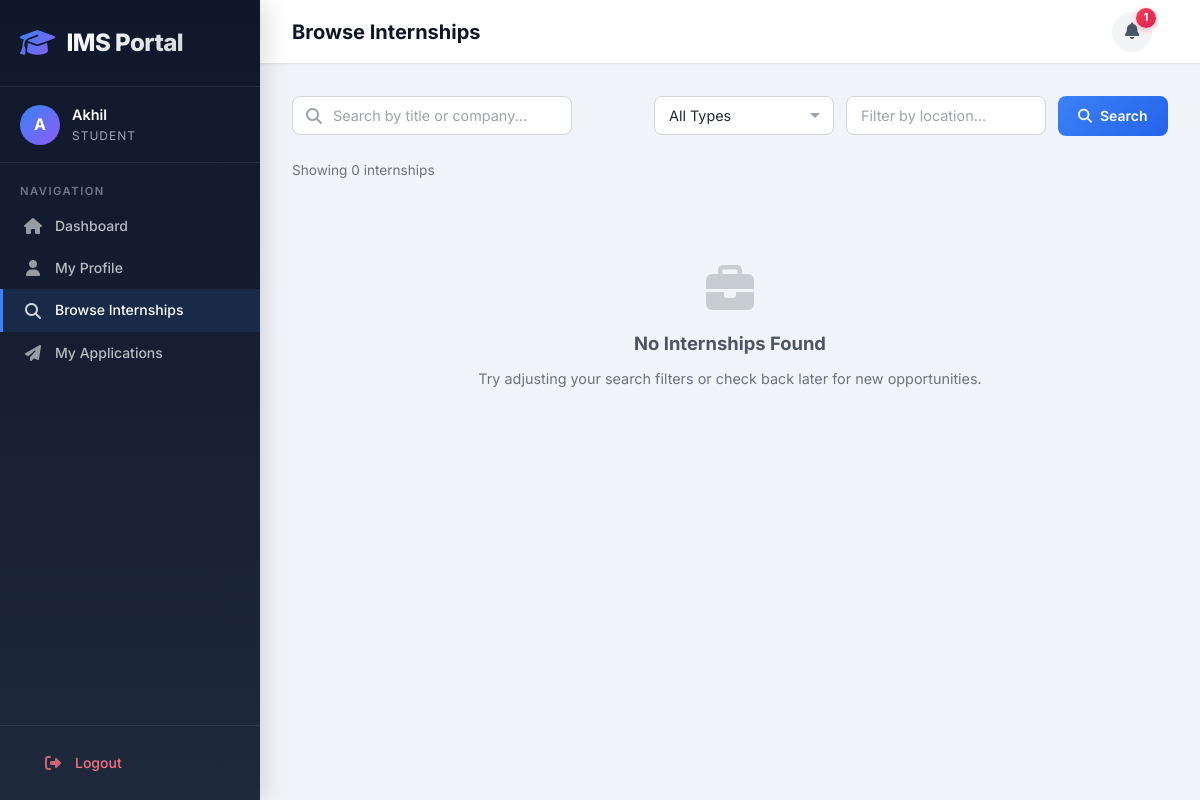
The page /students/internships/ (signed in) on the database its author committed.
### accounts/models.py (models this page shows, shortened)
class User(AbstractUser):
    ROLE_CHOICES = (
        ('admin', 'Admin'),
        ('student', 'Student'),
        ('company', 'Company'),
    )
    email = models.EmailField(unique=True)
    role = models.CharField(max_length=10, choices=ROLE_CHOICES)
    objects = CustomUserManager()
    REQUIRED_FIELDS = ['email']
    @property
    def is_admin(self):
        return self.role == 'admin'
    @property
    def is_student(self):
        return self.role == 'student'

### students/views.py (the view)
# urls.py: path('internships/', views.browse_internships, name='browse_internships'),
@login_required
@student_required
def browse_internships(request):
    internships = Internship.objects.filter(is_approved=True, is_active=True, application_deadline__gte=date.today(), company__is_verified=True).order_by('-created_at')
    q = request.GET.get('q', '')
    type_filter = request.GET.get('type', '')
    location = request.GET.get('location', '')
    if q:
        internships = internships.filter(Q(title__icontains=q) | Q(company__company_name__icontains=q))
    if type_filter:
        internships = internships.filter(internship_type=type_filter)
    if location:
        internships = internships.filter(location__icontains=location)
    context = {
        'internships': internships,
        'search_query': q,
        'selected_type': type_filter,
        'selected_location': location,
    }
    return render(request, 'students/browse_internships.html', context)

### students/context_processors.py (called while the page is built)
def unread_notifications_count(request):
    if request.user.is_authenticated and request.user.is_student:
        count = request.user.notifications.filter(is_read=False).count()
        return {'unread_notifications_count': count}
    return {'unread_notifications_count': 0}

### templates/students/browse_internships.html (shortened to what this page needs)
{% extends 'base.html' %}
{% block page_title %}Browse Internships{% endblock %}
{% block content %}
<form method="GET" class="filter-bar">
    <div class="search-input-wrapper">
        <i class="fas fa-search"></i>
        <input type="text" name="q" class="form-control" placeholder="Search by title or company..." value="{{ search_query|default:'' }}">
    </div>
    <select name="type" class="form-control">
        <option value="">All Types</option>
    </select>
    <input type="text" name="location" class="form-control" placeholder="Filter by location..." value="{{ selected_location|default:'' }}" style="max-width: 200px;">
    <button type="submit" class="btn btn-primary"><i class="fas fa-search"></i> Search</button>
</form>
<p class="text-muted text-sm mb-3">Showing {{ internships|length }} internship{{ internships|length|pluralize }}</p>
{% if internships %}
<div class="internship-grid">
    {% for internship in internships %}
    <div class="internship-card">
        <div class="internship-card-header">
            <div class="internship-card-logo">
                {% if internship.company.logo %}
                <img src="{{ internship.company.logo.url }}" alt="{{ internship.company.company_name }}">
                {% else %}
                <i class="fas fa-building"></i>
                {% endif %}
            </div>
            <div>
                <div class="internship-card-title">{{ internship.title }}</div>
                <div class="internship-card-company">{{ internship.company.company_name }}</div>
            </div>
        </div>
        <div class="internship-card-meta">
            <span><i class="fas fa-map-marker-alt"></i> {{ internship.location }}</span>
            <span><span class="badge badge-{{ internship.internship_type }}">{{ internship.get_internship_type_display }}</span></span>
            <span><i class="fas fa-clock"></i> {{ internship.duration }}</span>
        </div>
        <div class="internship-card-footer">
            {% if internship.stipend %}
            <span class="internship-stipend"><i class="fas fa-indian-rupee-sign"></i> {{ internship.stipend }}/month</span>
            {% else %}
            <span class="text-muted text-sm">Unpaid</span>
            {% endif %}
            <a href="{% url 'students:internship_detail' internship.pk %}" class="btn btn-sm btn-primary">View Details</a>
        </div>
    </div>
    {% endfor %}
</div>
{% else %}
<div class="empty-state">
    <i class="fas fa-briefcase"></i>
    <h3>No Internships Found</h3>
    <p>Try adjusting your search filters or check back later for new opportunities.</p>
</div>
{% endif %}
{% endblock %}

### templates/base.html (shortened to what this page needs)
{% load static %}
<!DOCTYPE html>
<html lang="en">
<head>
    <link rel="stylesheet" href="https://cdnjs.cloudflare.com/ajax/libs/font-awesome/6.5.1/css/all.min.css">
    <link rel="stylesheet" href="{% static 'css/style.css' %}">
</head>
<body>
    {% if user.is_authenticated %}
    <div class="app-layout">
        <aside class="sidebar">
            <div class="sidebar-header">
                <div class="sidebar-logo">
                    <i class="fas fa-graduation-cap"></i>
                    <span>IMS Portal</span>
                </div>
            </div>
            <div class="sidebar-user">
                <div class="sidebar-user-info">
                    <div class="sidebar-user-avatar">{{ user.username|make_list|first|upper }}</div>
                    <div class="sidebar-user-details">
                        <div class="sidebar-username">{{ user.username }}</div>
                        <div class="sidebar-role">{{ user.get_role_display }}</div>
                    </div>
                </div>
            </div>
            <nav class="sidebar-nav">
                <div class="sidebar-nav-section">Navigation</div>
                {% if user.is_admin %}
                <a href="{% url 'dashboard:admin_dashboard' %}" class="sidebar-link"><i class="fas fa-chart-pie"></i> Dashboard</a>
                <a href="{% url 'dashboard:manage_students' %}" class="sidebar-link"><i class="fas fa-user-graduate"></i> Students</a>
                <a href="{% url 'dashboard:manage_companies' %}" class="sidebar-link"><i class="fas fa-building"></i> Companies</a>
                <a href="{% url 'dashboard:manage_internships' %}" class="sidebar-link"><i class="fas fa-briefcase"></i> Internships</a>
                <a href="{% url 'dashboard:manage_applications' %}" class="sidebar-link"><i class="fas fa-file-alt"></i> Applications</a>
                <a href="{% url 'dashboard:reports' %}" class="sidebar-link"><i class="fas fa-chart-bar"></i> Reports</a>
                {% elif user.is_student %}
                <a href="{% url 'students:dashboard' %}" class="sidebar-link"><i class="fas fa-home"></i> Dashboard</a>
                <a href="{% url 'students:profile' %}" class="sidebar-link"><i class="fas fa-user"></i> My Profile</a>
                <a href="{% url 'students:browse_internships' %}" class="sidebar-link"><i class="fas fa-search"></i> Browse Internships</a>
                <a href="{% url 'students:my_applications' %}" class="sidebar-link"><i class="fas fa-paper-plane"></i> My Applications</a>
                {% endif %}
            </nav>
            <div class="sidebar-footer">
                <a href="{% url 'accounts:logout' %}" class="sidebar-link logout-link"><i class="fas fa-sign-out-alt"></i> Logout</a>
            </div>
        </aside>
        <div class="main-content">
            <header class="topbar">
                <h1 class="topbar-title">{% block page_title %}Dashboard{% endblock %}</h1>
                <div style="display:flex; align-items:center; gap:16px;">
                    {% if user.is_student %}
                    <a href="{% url 'students:notifications' %}" class="notification-bell" title="Notifications">
                        <i class="fas fa-bell"></i>
                        {% if unread_notifications_count %}
                        <span class="notification-badge">{{ unread_notifications_count }}</span>
                        {% endif %}
                    </a>
                    {% endif %}
                </div>
            </header>
            <main class="content-area">
    {% endif %}
    {% block content %}{% endblock %}
    </main>
    {% if user.is_authenticated %}
        </div>
    </div>
    {% endif %}
</body>
</html>

### rows shown on the page
User: username|make_list "A", username "Akhil", role "STUDENT"

### other values the page prints
{{ unread_notifications_count }} "1"
{{ internships|length }} "0"
